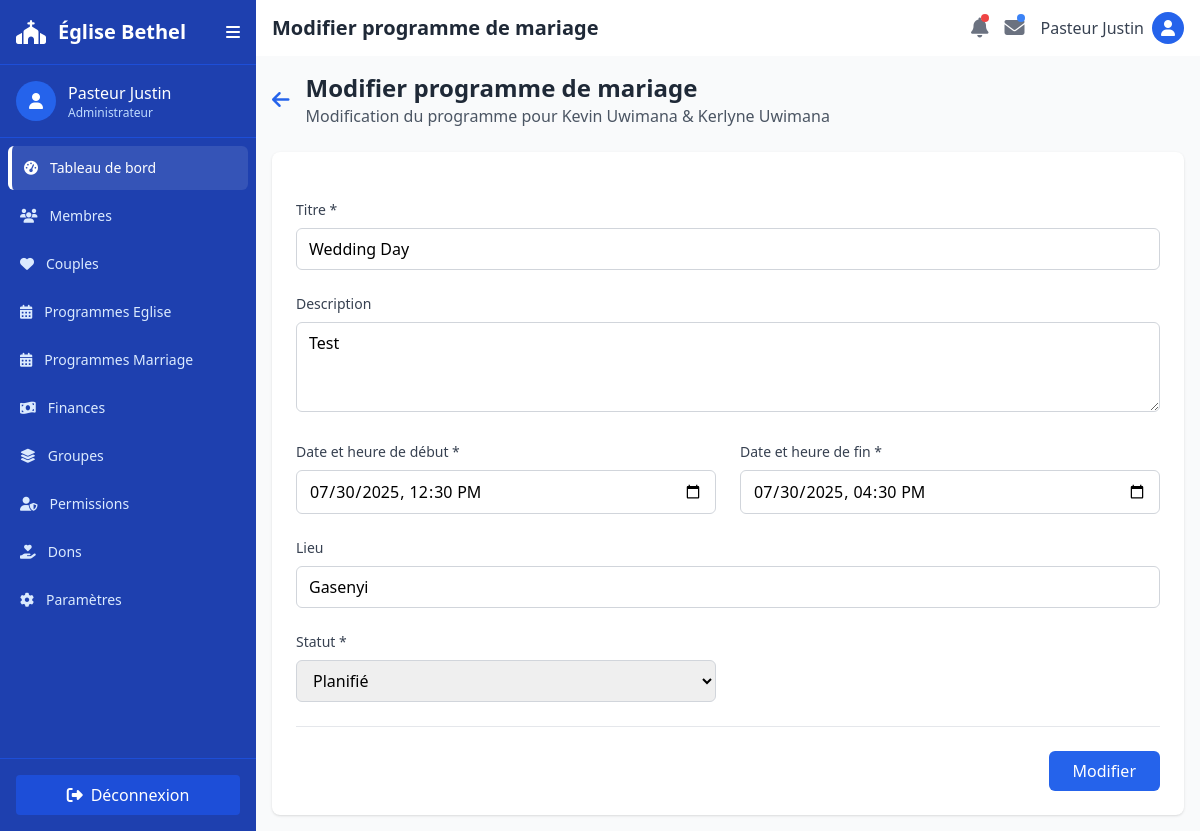
The app's page /programmes-mariage/3/update/ (signed in) with its own data.
### core/models.py (models this page shows, shortened)
class ProgrammeMariage(models.Model):
    STATUT_CHOICES = [
        ('planifie', 'Planifié'),
        ('en_cours', 'En cours'),
        ('termine', 'Terminé'),
        ('annule', 'Annulé'),
    ]
    couple = models.ForeignKey(Couple, on_delete=models.CASCADE, related_name='programmes_mariage')
    titre = models.CharField(max_length=200)
    description = models.TextField(blank=True, null=True)
    date_debut = models.DateTimeField()
    date_fin = models.DateTimeField()
    lieu = models.CharField(max_length=200, blank=True, null=True)
    statut = models.CharField(max_length=15, choices=STATUT_CHOICES, default='planifie')
    created_at = models.DateTimeField(auto_now_add=True)
    updated_at = models.DateTimeField(auto_now=True)
    class Meta:
        verbose_name = "Programme de Mariage"
        verbose_name_plural = "Programmes de Mariage"
        ordering = ['-date_debut']

class Couple(models.Model):
    STATUT_CHOICES = [
        ('marie', 'Marié'),
        ('fiance', 'Fiancé'),
    ]
    membre_mari = models.ForeignKey(
        Membre,
        on_delete=models.CASCADE,
        related_name='couples_mari'
    )
    membre_femme = models.ForeignKey(
        Membre,
        on_delete=models.CASCADE,
        related_name='couples_femme'
    )
    statut_couple = models.CharField(max_length=10, choices=STATUT_CHOICES)
    date_mariage = models.DateField(null=True, blank=True)
    created_at = models.DateTimeField(auto_now_add=True)
    updated_at = models.DateTimeField(auto_now=True)
    class Meta:
        verbose_name = "Couple"
        verbose_name_plural = "Couples"
        unique_together = ['membre_mari', 'membre_femme']
    def __str__(self):
        return f"{self.membre_mari.nom_complet} & {self.membre_femme.nom_complet}"

class Membre(models.Model):
    SEXE_CHOICES = [
        ('M', 'Masculin'),
        ('F', 'Féminin'),
    ]
    STATUT_BAPTISMAL_CHOICES = [
        ('baptise_eglise', 'Baptisé Église'),
        ('non_baptise', 'Non Baptisé'),
        ('baptise_autre_eglise', 'Baptisé Autre Église'),
    ]
    nom = models.CharField(max_length=100)
    prenom = models.CharField(max_length=100)
    date_naissance = models.DateField()
    adresse = models.TextField()
    telephone = models.CharField(
        max_length=20,
        validators=[RegexValidator(r'^\+?1?\d{9,15}$', 'Numéro de téléphone invalide')]
    )
    email = models.EmailField(unique=True)
    sexe = models.CharField(
        max_length=1,
        choices=SEXE_CHOICES,
        null=True,
        blank=True,
        verbose_name="Sexe"
    )
    statut_baptismal = models.CharField(
        max_length=25,
        choices=STATUT_BAPTISMAL_CHOICES,
        default='non_baptise'
    )
    date_adhesion = models.DateField()
    photo_profil_url = models.URLField(blank=True, null=True)
    created_at = models.DateTimeField(auto_now_add=True)
    updated_at = models.DateTimeField(auto_now=True)
    class Meta:
        verbose_name = "Membre"
        verbose_name_plural = "Membres"
        ordering = ['nom', 'prenom']
    @property
    def nom_complet(self):
        return f"{self.prenom} {self.nom}"

### core/views.py (the view, shortened to what this page needs)
# urls.py: path('programmes-mariage/<int:pk>/update/', views.programme_mariage_update_view, name='programme_mariage_update'),
@login_required
def programme_mariage_update_view(request, pk):
    programme = get_object_or_404(ProgrammeMariage, pk=pk)
    context = {
        'programme': programme,
        'statut_choices': ProgrammeMariage.STATUT_CHOICES
    }
    return render(request, 'programme_mariage/form.html', context)

### core/templates/programme_mariage/form.html (shortened to what this page needs)
{% extends "core/base.html" %}
{% block title %}
    {% if programme %}Modifier{% else %}Nouveau{% endif %} programme de mariage
{% endblock %}
{% block body %}
<main class="flex-1 overflow-y-auto p-4 bg-gray-50">
    <div class="flex justify-between items-center mb-6">
        <div class="flex items-center">
            <a href="{% if programme %}{% url 'programme_mariage_detail' programme.pk %}{% else %}{% url 'couple_detail' couple.pk %}{% endif %}"
               class="text-blue-600 hover:text-blue-800 mr-4">
                <i class="fas fa-arrow-left text-xl"></i>
            </a>
            <div>
                <h2 class="text-2xl font-bold text-gray-800">
                    {% if programme %}Modifier{% else %}Nouveau{% endif %} programme de mariage
                </h2>
                <p class="text-gray-600">
                    {% if programme %}
                        Modification du programme pour {{ programme.couple }}
                    {% else %}
                        Nouveau programme pour {{ couple }}
                    {% endif %}
                </p>
            </div>
        </div>
    </div>
    <div class="bg-white rounded-lg shadow overflow-hidden">
        <form method="POST" class="p-6 space-y-6">
            <div class="grid grid-cols-1 md:grid-cols-2 gap-6">
                <div class="col-span-2">
                    <label for="titre" class="block text-sm font-medium text-gray-700 mb-2">Titre *</label>
                    <input type="text" id="titre" name="titre" required
                           value="{{ programme.titre|default:'' }}"
                           class="w-full px-3 py-2 border border-gray-300 rounded-md focus:outline-none focus:ring-2 focus:ring-blue-500">
                </div>
                <div class="col-span-2">
                    <label for="description" class="block text-sm font-medium text-gray-700 mb-2">Description</label>
                    <textarea id="description" name="description" rows="3"
                              class="w-full px-3 py-2 border border-gray-300 rounded-md focus:outline-none focus:ring-2 focus:ring-blue-500">{{ programme.description|default:'' }}</textarea>
                </div>
                <div>
                    <label for="date_debut" class="block text-sm font-medium text-gray-700 mb-2">Date et heure de début *</label>
                    <input type="datetime-local" id="date_debut" name="date_debut" required
                           value="{{ programme.date_debut|date:'Y-m-d\TH:i'|default:'' }}"
                           class="w-full px-3 py-2 border border-gray-300 rounded-md focus:outline-none focus:ring-2 focus:ring-blue-500">
                </div>
                <div>
                    <label for="date_fin" class="block text-sm font-medium text-gray-700 mb-2">Date et heure de fin *</label>
                    <input type="datetime-local" id="date_fin" name="date_fin" required
                           value="{{ programme.date_fin|date:'Y-m-d\TH:i'|default:'' }}"
                           class="w-full px-3 py-2 border border-gray-300 rounded-md focus:outline-none focus:ring-2 focus:ring-blue-500">
                </div>
                <div class="col-span-2">
                    <label for="lieu" class="block text-sm font-medium text-gray-700 mb-2">Lieu</label>
                    <input type="text" id="lieu" name="lieu"
                           value="{{ programme.lieu|default:'' }}"
                           class="w-full px-3 py-2 border border-gray-300 rounded-md focus:outline-none focus:ring-2 focus:ring-blue-500">
                </div>
                <div>
                    <label for="statut" class="block text-sm font-medium text-gray-700 mb-2">Statut *</label>
                    <select id="statut" name="statut" required
                            class="w-full px-3 py-2 border border-gray-300 rounded-md focus:outline-none focus:ring-2 focus:ring-blue-500">
                        {% for value, label in statut_choices %}
                            <option value="{{ value }}" {% if programme.statut == value %}selected{% endif %}>
                                {{ label }}
                            </option>
                        {% endfor %}
                    </select>
                </div>
            </div>
            <div class="flex justify-end space-x-4 pt-6 border-t border-gray-200">
                <button type="submit" class="px-6 py-2 bg-blue-600 text-white rounded-md hover:bg-blue-700">
                    {% if programme %}Modifier{% else %}Enregistrer{% endif %}
                </button>
            </div>
        </form>
    </div>
</main>
{% endblock %}

### records on screen
ProgrammeMariage: couple "Kevin Uwimana & Kerlyne Uwimana", titre "Wedding Day", description "Test", date_debut "07/30/2025 12:30", date_fin "07/30/2025 16:30", lieu "Gasenyi", statut "Planifié"
